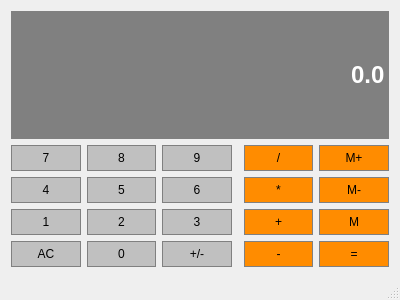
<?xml version="1.0" encoding="UTF-8"?>
<ui version="4.0">
 <class>Calculator</class>
 <widget class="QMainWindow" name="Calculator">
  <property name="geometry">
   <rect>
    <x>0</x>
    <y>0</y>
    <width>400</width>
    <height>300</height>
   </rect>
  </property>
  <property name="sizePolicy">
   <sizepolicy hsizetype="Preferred" vsizetype="Expanding">
    <horstretch>0</horstretch>
    <verstretch>0</verstretch>
   </sizepolicy>
  </property>
  <property name="windowTitle">
   <string>Calculator</string>
  </property>
  <widget class="QWidget" name="centralWidget">
   <layout class="QGridLayout" name="gridLayout">
    <item row="2" column="2">
     <widget class="QPushButton" name="Button6">
      <property name="sizePolicy">
       <sizepolicy hsizetype="Expanding" vsizetype="Preferred">
        <horstretch>0</horstretch>
        <verstretch>0</verstretch>
       </sizepolicy>
      </property>
      <property name="styleSheet">
       <string notr="true">QPushButton{
	background-color: #C0C0C0;
	border: 1px solid gray;
	padding: 5px;
}
QPushButton::pressed{
	background-color: #A9A9A9;
	border: 1px solid gray;
	padding: 5px;
}</string>
      </property>
      <property name="text">
       <string>6</string>
      </property>
     </widget>
    </item>
    <item row="5" column="1">
     <widget class="QPushButton" name="Button0">
      <property name="sizePolicy">
       <sizepolicy hsizetype="Expanding" vsizetype="Preferred">
        <horstretch>0</horstretch>
        <verstretch>0</verstretch>
       </sizepolicy>
      </property>
      <property name="styleSheet">
       <string notr="true">QPushButton{
	background-color: #C0C0C0;
	border: 1px solid gray;
	padding: 5px;
}
QPushButton::pressed{
	background-color: #A9A9A9;
	border: 1px solid gray;
	padding: 5px;
}</string>
      </property>
      <property name="text">
       <string>0</string>
      </property>
     </widget>
    </item>
    <item row="1" column="4">
     <widget class="QPushButton" name="Divide">
      <property name="sizePolicy">
       <sizepolicy hsizetype="Expanding" vsizetype="Preferred">
        <horstretch>0</horstretch>
        <verstretch>0</verstretch>
       </sizepolicy>
      </property>
      <property name="styleSheet">
       <string notr="true">QPushButton{
	background-color: #FF8C00;
	border: 1px solid gray;
	padding: 5px;
}
QPushButton::pressed{
	background-color: #A9A9A9;
	border: 1px solid gray;
	padding: 5px;
}</string>
      </property>
      <property name="text">
       <string>/</string>
      </property>
     </widget>
    </item>
    <item row="1" column="0">
     <widget class="QPushButton" name="Button7">
      <property name="sizePolicy">
       <sizepolicy hsizetype="Expanding" vsizetype="Preferred">
        <horstretch>0</horstretch>
        <verstretch>0</verstretch>
       </sizepolicy>
      </property>
      <property name="styleSheet">
       <string notr="true">QPushButton{
	background-color: #C0C0C0;
	border: 1px solid gray;
	padding: 5px;
}
QPushButton::pressed{
	background-color: #A9A9A9;
	border: 1px solid gray;
	padding: 5px;
}</string>
      </property>
      <property name="text">
       <string>7</string>
      </property>
     </widget>
    </item>
    <item row="4" column="4">
     <widget class="QPushButton" name="Add">
      <property name="sizePolicy">
       <sizepolicy hsizetype="Expanding" vsizetype="Preferred">
        <horstretch>0</horstretch>
        <verstretch>0</verstretch>
       </sizepolicy>
      </property>
      <property name="styleSheet">
       <string notr="true">QPushButton{
	background-color: #FF8C00;
	border: 1px solid gray;
	padding: 5px;
}
QPushButton::pressed{
	background-color: #A9A9A9;
	border: 1px solid gray;
	padding: 5px;
}</string>
      </property>
      <property name="text">
       <string>+</string>
      </property>
     </widget>
    </item>
    <item row="2" column="4">
     <widget class="QPushButton" name="Multiply">
      <property name="sizePolicy">
       <sizepolicy hsizetype="Expanding" vsizetype="Preferred">
        <horstretch>0</horstretch>
        <verstretch>0</verstretch>
       </sizepolicy>
      </property>
      <property name="styleSheet">
       <string notr="true">QPushButton{
	background-color: #FF8C00;
	border: 1px solid gray;
	padding: 5px;
}
QPushButton::pressed{
	background-color: #A9A9A9;
	border: 1px solid gray;
	padding: 5px;
}</string>
      </property>
      <property name="text">
       <string>*</string>
      </property>
     </widget>
    </item>
    <item row="5" column="2">
     <widget class="QPushButton" name="ChangeSign">
      <property name="sizePolicy">
       <sizepolicy hsizetype="Expanding" vsizetype="Preferred">
        <horstretch>0</horstretch>
        <verstretch>0</verstretch>
       </sizepolicy>
      </property>
      <property name="styleSheet">
       <string notr="true">QPushButton{
	background-color: #C0C0C0;
	border: 1px solid gray;
	padding: 5px;
}
QPushButton::pressed{
	background-color: #A9A9A9;
	border: 1px solid gray;
	padding: 5px;
}</string>
      </property>
      <property name="text">
       <string>+/-</string>
      </property>
     </widget>
    </item>
    <item row="2" column="5">
     <widget class="QPushButton" name="MemorySubtract">
      <property name="sizePolicy">
       <sizepolicy hsizetype="Expanding" vsizetype="Preferred">
        <horstretch>0</horstretch>
        <verstretch>0</verstretch>
       </sizepolicy>
      </property>
      <property name="styleSheet">
       <string notr="true">QPushButton{
	background-color: #FF8C00;
	border: 1px solid gray;
	padding: 5px;
}
QPushButton::pressed{
	background-color: #A9A9A9;
	border: 1px solid gray;
	padding: 5px;
}</string>
      </property>
      <property name="text">
       <string>M-</string>
      </property>
     </widget>
    </item>
    <item row="4" column="2">
     <widget class="QPushButton" name="Button3">
      <property name="sizePolicy">
       <sizepolicy hsizetype="Expanding" vsizetype="Preferred">
        <horstretch>0</horstretch>
        <verstretch>0</verstretch>
       </sizepolicy>
      </property>
      <property name="styleSheet">
       <string notr="true">QPushButton{
	background-color: #C0C0C0;
	border: 1px solid gray;
	padding: 5px;
}
QPushButton::pressed{
	background-color: #A9A9A9;
	border: 1px solid gray;
	padding: 5px;
}</string>
      </property>
      <property name="text">
       <string>3</string>
      </property>
     </widget>
    </item>
    <item row="1" column="5">
     <widget class="QPushButton" name="MemoryAdd">
      <property name="sizePolicy">
       <sizepolicy hsizetype="Expanding" vsizetype="Preferred">
        <horstretch>0</horstretch>
        <verstretch>0</verstretch>
       </sizepolicy>
      </property>
      <property name="styleSheet">
       <string notr="true">QPushButton{
	background-color: #FF8C00;
	border: 1px solid gray;
	padding: 5px;
}
QPushButton::pressed{
	background-color: #A9A9A9;
	border: 1px solid gray;
	padding: 5px;
}</string>
      </property>
      <property name="text">
       <string>M+</string>
      </property>
     </widget>
    </item>
    <item row="5" column="0">
     <widget class="QPushButton" name="Clear">
      <property name="sizePolicy">
       <sizepolicy hsizetype="Expanding" vsizetype="Preferred">
        <horstretch>0</horstretch>
        <verstretch>0</verstretch>
       </sizepolicy>
      </property>
      <property name="styleSheet">
       <string notr="true">QPushButton{
	background-color: #C0C0C0;
	border: 1px solid gray;
	padding: 5px;
}
QPushButton::pressed{
	background-color: #A9A9A9;
	border: 1px solid gray;
	padding: 5px;
}</string>
      </property>
      <property name="text">
       <string>AC</string>
      </property>
     </widget>
    </item>
    <item row="4" column="1">
     <widget class="QPushButton" name="Button2">
      <property name="sizePolicy">
       <sizepolicy hsizetype="Expanding" vsizetype="Preferred">
        <horstretch>0</horstretch>
        <verstretch>0</verstretch>
       </sizepolicy>
      </property>
      <property name="styleSheet">
       <string notr="true">QPushButton{
	background-color: #C0C0C0;
	border: 1px solid gray;
	padding: 5px;
}
QPushButton::pressed{
	background-color: #A9A9A9;
	border: 1px solid gray;
	padding: 5px;
}</string>
      </property>
      <property name="text">
       <string>2</string>
      </property>
     </widget>
    </item>
    <item row="2" column="0">
     <widget class="QPushButton" name="Button4">
      <property name="sizePolicy">
       <sizepolicy hsizetype="Expanding" vsizetype="Preferred">
        <horstretch>0</horstretch>
        <verstretch>0</verstretch>
       </sizepolicy>
      </property>
      <property name="styleSheet">
       <string notr="true">QPushButton{
	background-color: #C0C0C0;
	border: 1px solid gray;
	padding: 5px;
}
QPushButton::pressed{
	background-color: #A9A9A9;
	border: 1px solid gray;
	padding: 5px;
}</string>
      </property>
      <property name="text">
       <string>4</string>
      </property>
     </widget>
    </item>
    <item row="2" column="1">
     <widget class="QPushButton" name="Button5">
      <property name="sizePolicy">
       <sizepolicy hsizetype="Expanding" vsizetype="Preferred">
        <horstretch>0</horstretch>
        <verstretch>0</verstretch>
       </sizepolicy>
      </property>
      <property name="styleSheet">
       <string notr="true">QPushButton{
	background-color: #C0C0C0;
	border: 1px solid gray;
	padding: 5px;
}
QPushButton::pressed{
	background-color: #A9A9A9;
	border: 1px solid gray;
	padding: 5px;
}</string>
      </property>
      <property name="text">
       <string>5</string>
      </property>
     </widget>
    </item>
    <item row="1" column="2">
     <widget class="QPushButton" name="Button9">
      <property name="sizePolicy">
       <sizepolicy hsizetype="Expanding" vsizetype="Preferred">
        <horstretch>0</horstretch>
        <verstretch>0</verstretch>
       </sizepolicy>
      </property>
      <property name="styleSheet">
       <string notr="true">QPushButton{
	background-color: #C0C0C0;
	border: 1px solid gray;
	padding: 5px;
}
QPushButton::pressed{
	background-color: #A9A9A9;
	border: 1px solid gray;
	padding: 5px;
}</string>
      </property>
      <property name="text">
       <string>9</string>
      </property>
     </widget>
    </item>
    <item row="4" column="5">
     <widget class="QPushButton" name="MemoryGet">
      <property name="sizePolicy">
       <sizepolicy hsizetype="Expanding" vsizetype="Preferred">
        <horstretch>0</horstretch>
        <verstretch>0</verstretch>
       </sizepolicy>
      </property>
      <property name="styleSheet">
       <string notr="true">QPushButton{
	background-color: #FF8C00;
	border: 1px solid gray;
	padding: 5px;
}
QPushButton::pressed{
	background-color: #A9A9A9;
	border: 1px solid gray;
	padding: 5px;
}</string>
      </property>
      <property name="text">
       <string>M</string>
      </property>
     </widget>
    </item>
    <item row="1" column="1">
     <widget class="QPushButton" name="Button8">
      <property name="sizePolicy">
       <sizepolicy hsizetype="Expanding" vsizetype="Preferred">
        <horstretch>0</horstretch>
        <verstretch>0</verstretch>
       </sizepolicy>
      </property>
      <property name="styleSheet">
       <string notr="true">QPushButton{
	background-color: #C0C0C0;
	border: 1px solid gray;
	padding: 5px;
}
QPushButton::pressed{
	background-color: #A9A9A9;
	border: 1px solid gray;
	padding: 5px;
}</string>
      </property>
      <property name="text">
       <string>8</string>
      </property>
     </widget>
    </item>
    <item row="4" column="0">
     <widget class="QPushButton" name="Button1">
      <property name="sizePolicy">
       <sizepolicy hsizetype="Expanding" vsizetype="Preferred">
        <horstretch>0</horstretch>
        <verstretch>0</verstretch>
       </sizepolicy>
      </property>
      <property name="styleSheet">
       <string notr="true">QPushButton{
	background-color: #C0C0C0;
	border: 1px solid gray;
	padding: 5px;
}
QPushButton::pressed{
	background-color: #A9A9A9;
	border: 1px solid gray;
	padding: 5px;
}</string>
      </property>
      <property name="text">
       <string>1</string>
      </property>
     </widget>
    </item>
    <item row="5" column="4">
     <widget class="QPushButton" name="Subtract">
      <property name="sizePolicy">
       <sizepolicy hsizetype="Expanding" vsizetype="Preferred">
        <horstretch>0</horstretch>
        <verstretch>0</verstretch>
       </sizepolicy>
      </property>
      <property name="styleSheet">
       <string notr="true">QPushButton{
	background-color: #FF8C00;
	border: 1px solid gray;
	padding: 5px;
}
QPushButton::pressed{
	background-color: #A9A9A9;
	border: 1px solid gray;
	padding: 5px;
}</string>
      </property>
      <property name="text">
       <string>-</string>
      </property>
     </widget>
    </item>
    <item row="5" column="5">
     <widget class="QPushButton" name="Equals">
      <property name="sizePolicy">
       <sizepolicy hsizetype="Expanding" vsizetype="Preferred">
        <horstretch>0</horstretch>
        <verstretch>0</verstretch>
       </sizepolicy>
      </property>
      <property name="styleSheet">
       <string notr="true">QPushButton{
	background-color: #FF8C00;
	border: 1px solid gray;
	padding: 5px;
}
QPushButton::pressed{
	background-color: #A9A9A9;
	border: 1px solid gray;
	padding: 5px;
}</string>
      </property>
      <property name="text">
       <string>=</string>
      </property>
     </widget>
    </item>
    <item row="0" column="0" colspan="6">
     <widget class="QLineEdit" name="Display">
      <property name="sizePolicy">
       <sizepolicy hsizetype="Expanding" vsizetype="Expanding">
        <horstretch>0</horstretch>
        <verstretch>0</verstretch>
       </sizepolicy>
      </property>
      <property name="font">
       <font>
        <family>Arial</family>
        <pointsize>18</pointsize>
        <weight>75</weight>
        <bold>true</bold>
       </font>
      </property>
      <property name="styleSheet">
       <string notr="true">QLineEdit {
	background-color: #808080;
	border: 1px solid grey;
	color: #ffffff;
}</string>
      </property>
      <property name="text">
       <string>0.0</string>
      </property>
      <property name="alignment">
       <set>Qt::AlignRight|Qt::AlignTrailing|Qt::AlignVCenter</set>
      </property>
     </widget>
    </item>
   </layout>
  </widget>
  <widget class="QMenuBar" name="menuBar">
   <property name="geometry">
    <rect>
     <x>0</x>
     <y>0</y>
     <width>400</width>
     <height>26</height>
    </rect>
   </property>
  </widget>
  <widget class="QStatusBar" name="statusBar"/>
 </widget>
 <layoutdefault spacing="6" margin="11"/>
 <resources/>
 <connections/>
</ui>
